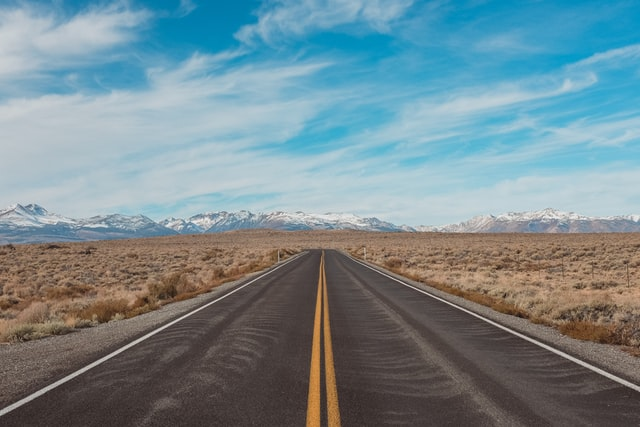
#> input picture road.jpg, 640 x 427 px
$ python detector_hough_lines.py
#> lines starting #> are read from the running program, lines starting #| are printed output that depends on the picture; after the words box and inside, x2 and y2 are one past the last pixel; in counts of white or black regions, pixels touching at a corner belong together
# https://docs.opencv.org/3.4/d9/db0/tutorial_hough_lines.html

import cv2
import matplotlib.pylab as plt
import numpy as np

def region_of_interest(img, vertices):
    mask = np.zeros_like(img)
    match_mask_color = 255
    cv2.fillPoly(mask, vertices, match_mask_color)
    masked_image = cv2.bitwise_and(img, mask)
    return masked_image

def drow_the_lines(img, lines):
    img = np.copy(img)
    blank_image = np.zeros((img.shape[0], img.shape[1], 3), dtype=np.uint8)

    for line in lines:
        for x1, y1, x2, y2 in line:
            cv2.line(blank_image, (x1,y1), (x2,y2), (0,255, 0), thickness=3)

    img = cv2.addWeighted(img, 0.8, blank_image, 1, 0.0)
    return img

image = cv2.imread('road.jpg')
#> image is the input picture: shape (427, 640, 3); mean B, G, R 143.5, 137.2, 117.2
image = cv2.cvtColor(image, cv2.COLOR_BGR2RGB)

print(image.shape)
#| (427, 640, 3)
height = image.shape[0]
#> height = 427
width = image.shape[1]
#> width = 640

region_of_interest_vertices = [
    (0, height),
    (round(width/2), round(height/2)),
    (round(width/2), height)
]
#> region_of_interest_vertices = [(0, 427), (320, 214), (320, 427)]

gray_image = cv2.cvtColor(image, cv2.COLOR_RGB2GRAY)
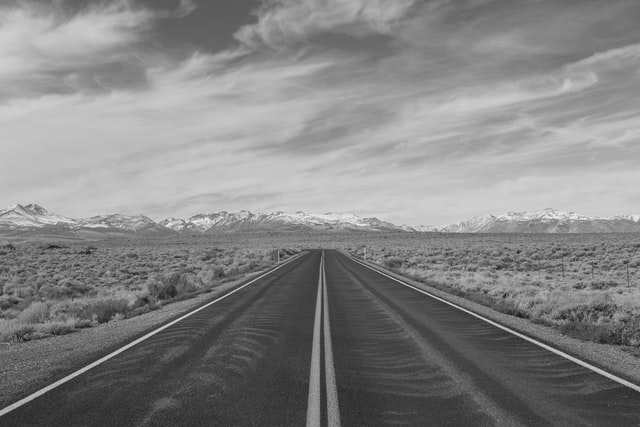
#> gray_image: shape (427, 640); min 11, max 243, mean 132
canny_image = cv2.Canny(gray_image, 100, 200)
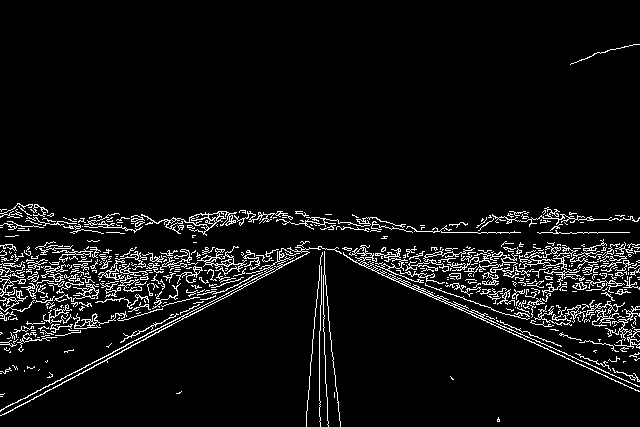
#> canny_image: shape (427, 640); 6% white in thin lines or dots, all inside (x1, y1, x2, y2) = (0, 44, 640, 427)
cropped_image = region_of_interest(canny_image,
                                   np.array([region_of_interest_vertices], np.int32),)
#> in region_of_interest, `cv2.fillPoly(mask, vertices, match_mask_color)`:
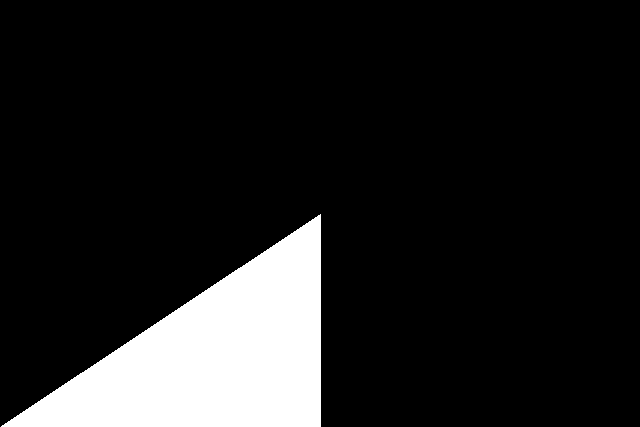
#> mask: shape (427, 640); 12.5% white; 1 white region, box (x1, y1, x2, y2) and area: (1, 214, 321, 427) 34240
#> in region_of_interest, `masked_image = cv2.bitwise_and(img, mask)`:
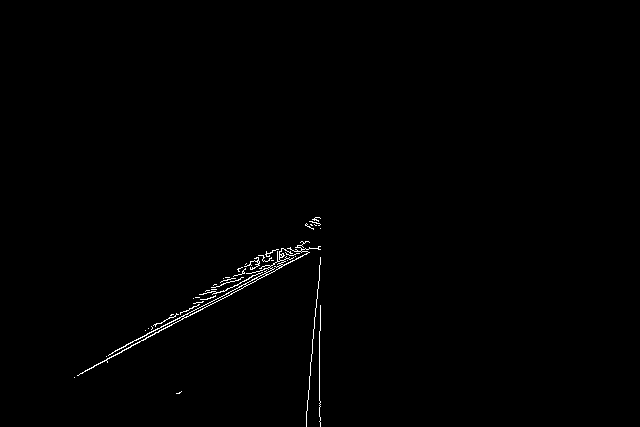
#> masked_image: shape (427, 640); 0.56% white in thin lines or dots, all inside (x1, y1, x2, y2) = (74, 217, 321, 427)
lines = cv2.HoughLinesP(cropped_image,
                        rho=1,
                        theta=1*np.pi/200,
                        threshold=100,
                        lines=np.array([]),
                        minLineLength=2,
                        maxLineGap=5)
#> lines = [[77, 375, 309, 252], [112, 352, 256, 278], [309, 382, 320, 257]]

image_with_lines = drow_the_lines(image, lines)
#> the loop in drow_the_lines, `for line in lines:` made 3 passes
#> in drow_the_lines, `img = cv2.addWeighted(img, 0.8, blank_image, 1, 0.0)`:
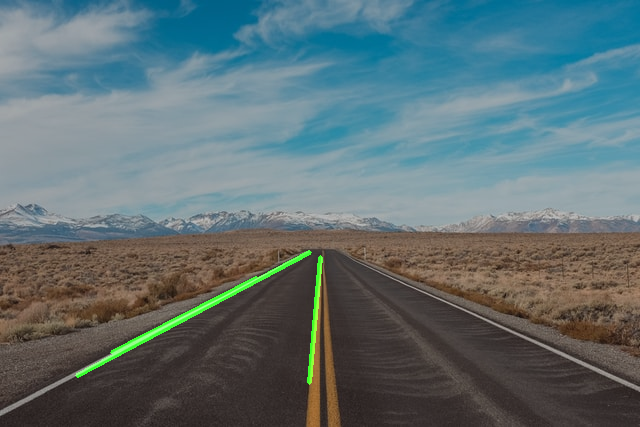
#> img: shape (427, 640, 3); mean R, G, B 93.8, 111.3, 114.8
plt.imshow(image_with_lines)
plt.show()

$ run again, with hough_lines.png saved as road.jpg
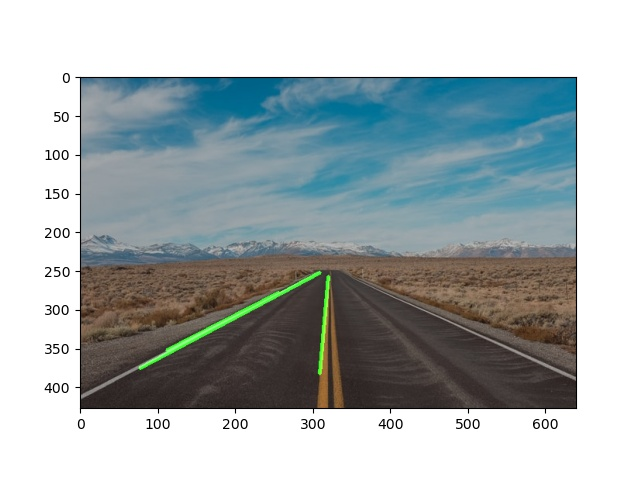
#> input picture hough_lines.png, 640 x 480 px
#> image is the input picture: shape (480, 640, 3); mean B, G, R 177.5, 175.7, 166.6
#| (480, 640, 3)
#> `canny_image = cv2.Canny(gray_image, 100, 200)`:
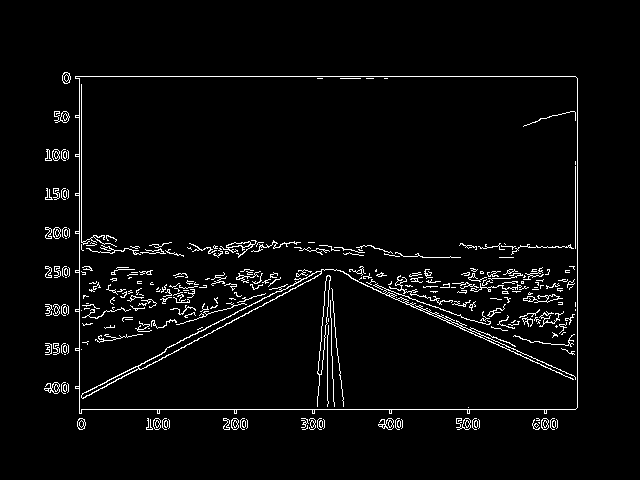
#> canny_image: shape (480, 640); 3.5% white in thin lines or dots, all inside (x1, y1, x2, y2) = (44, 72, 578, 430)
#> mask: shape (480, 640); 12.6% white; 1 white region, box (x1, y1, x2, y2) and area: (1, 240, 321, 480) 38560
#> masked_image: shape (480, 640); 0.42% white in thin lines or dots, all inside (x1, y1, x2, y2) = (77, 245, 321, 430)
#> lines = [[94, 409, 320, 409], [162, 358, 320, 274]]
#> the loop in drow_the_lines, `for line in lines:` made 2 passes
#> in drow_the_lines, `img = cv2.addWeighted(img, 0.8, blank_image, 1, 0.0)`:
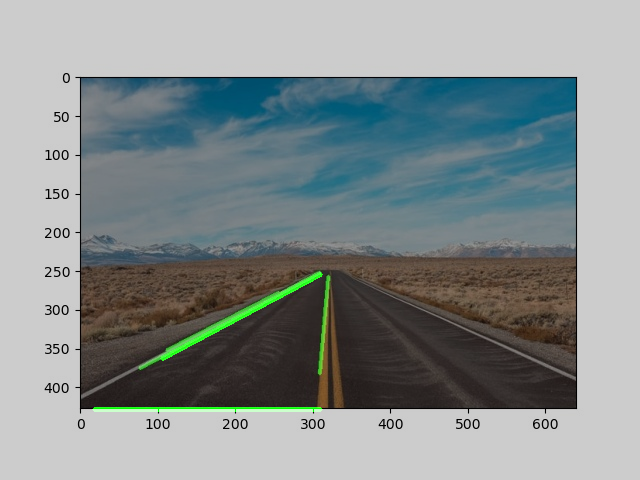
#> img: shape (480, 640, 3); mean R, G, B 133.3, 141.5, 142
